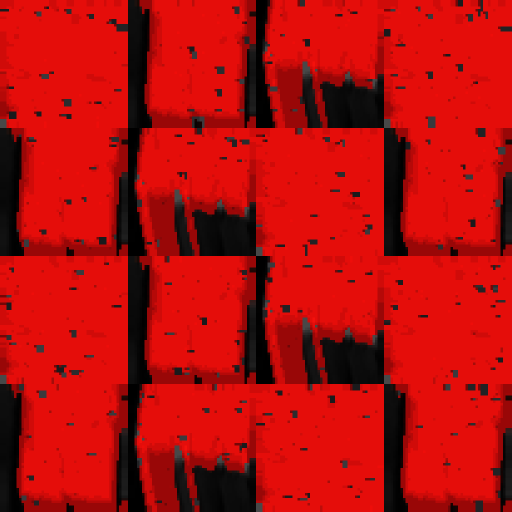
#> input picture island/assets/pixel-red-v9.webp, 1024 x 1024 px (shown at 1/2 size)
$ python scene_finish.py ../../island/assets/pixel-edge-v9.webp ../../island/assets/pixel-red-v9.webp
#> lines starting #> are read from the running program, lines starting #| are printed output that depends on the picture
"""Turn a scene's first-frame capture (tools/scene-poster.html, 2x) into its loading pictures and refresh the manifest.

Usage: python tools/poster/scene_finish.py mailbox|workshop capture.png
Writes scenes/posters/<scene>-1520.webp (the 2x capture) and <scene>-760.webp (1x, for phones), and records in
scenes/posters/posters.json the sources they were made from; tests/scene-posters.mjs fails when one changes.
"""
import hashlib, json, sys
from pathlib import Path
from PIL import Image

root = Path(__file__).resolve().parents[2]
out = root / 'scenes' / 'posters'
scene, capture = sys.argv[1], sys.argv[2]
SOURCES = ['scenes/kit.js', 'scenes/shading.js', 'scenes/stage.js', f'scenes/{scene}.js', 'island/chip.js', 'island/stone.js',
           'island/reference-shading.js', 'island/assets/pixel-stone-v9.webp', 'island/assets/pixel-red-v9.webp', 'island/assets/pixel-edge-v9.webp']

image = Image.open(capture).convert('RGBA')
big = out / f'{scene}-1520.webp'
small = out / f'{scene}-760.webp'
image.resize((1520, round(1520 * image.height / image.width)), Image.Resampling.LANCZOS).save(big, 'WEBP', quality=90, method=6)
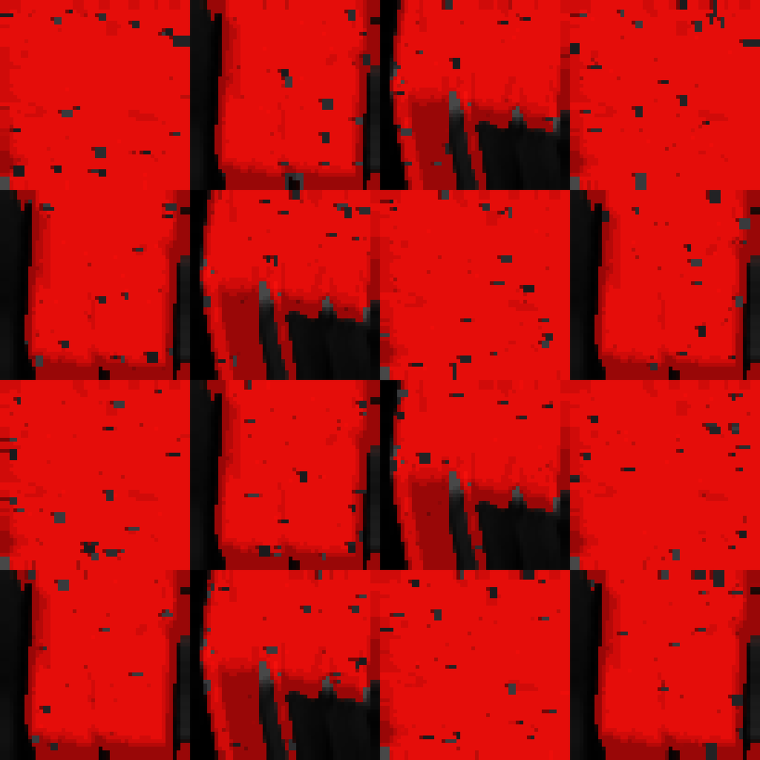
#> saved as pixel-edge-v9.webp-1520.webp: PIL image 1520x1520 RGBA (shown at 1/2 size); mean R, G, B, A 181, 12.5, 10.4, 255
# Premultiplied resampling keeps the transparent edges free of dark fringes.
image.convert('RGBa').resize((760, round(760 * image.height / image.width)), Image.Resampling.LANCZOS).convert('RGBA').save(small, 'WEBP', quality=90, method=6)
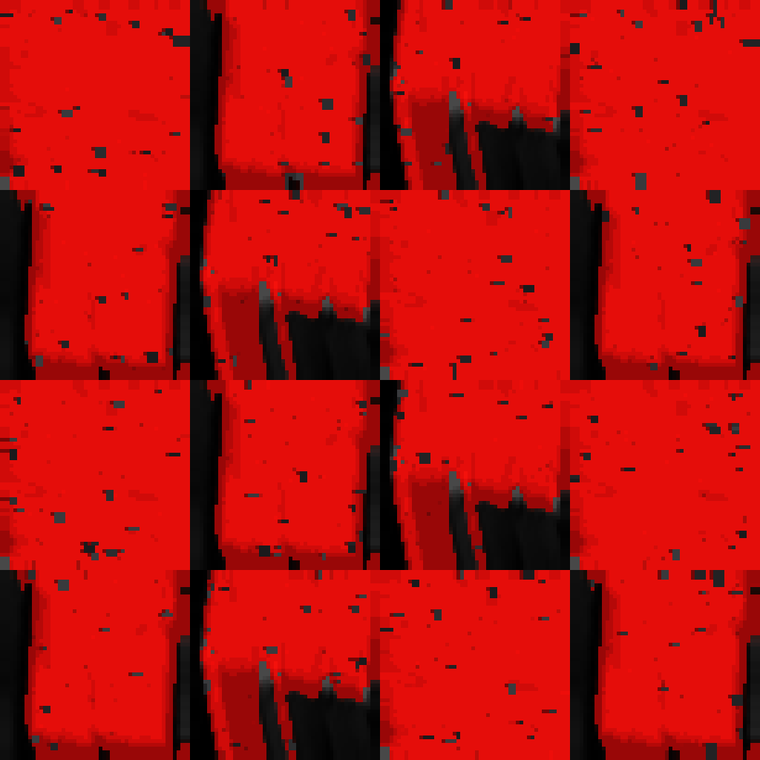
#> saved as pixel-edge-v9.webp-760.webp: PIL image 760x760 RGBA; mean R, G, B, A 181, 12.5, 10.4, 255

#> (the run stopped early here; a loop or call above may not have finished)
